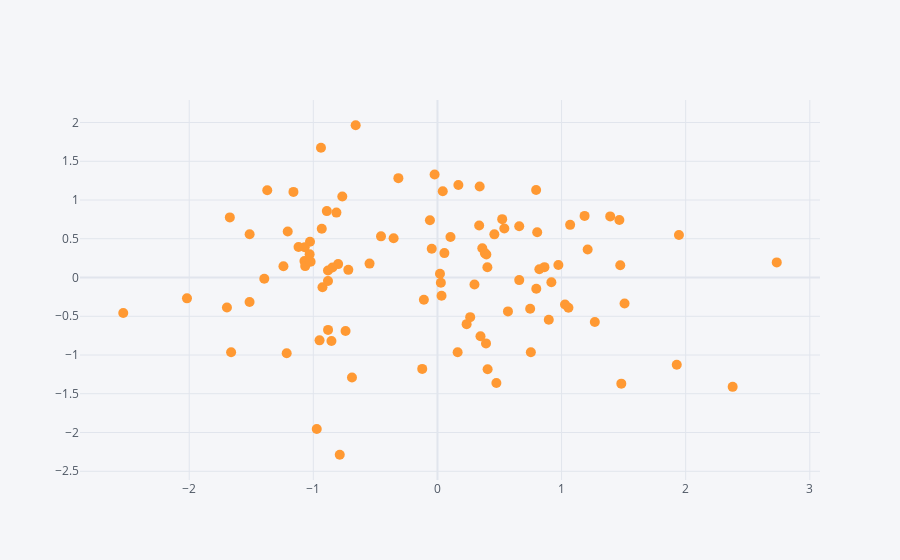

Write notebook code for a chart like this one.
### Markdown cell above
## Scatter Plots

### Code cell
df.iplot(kind='scatter', x='A', y='B', mode='markers', size=10)
